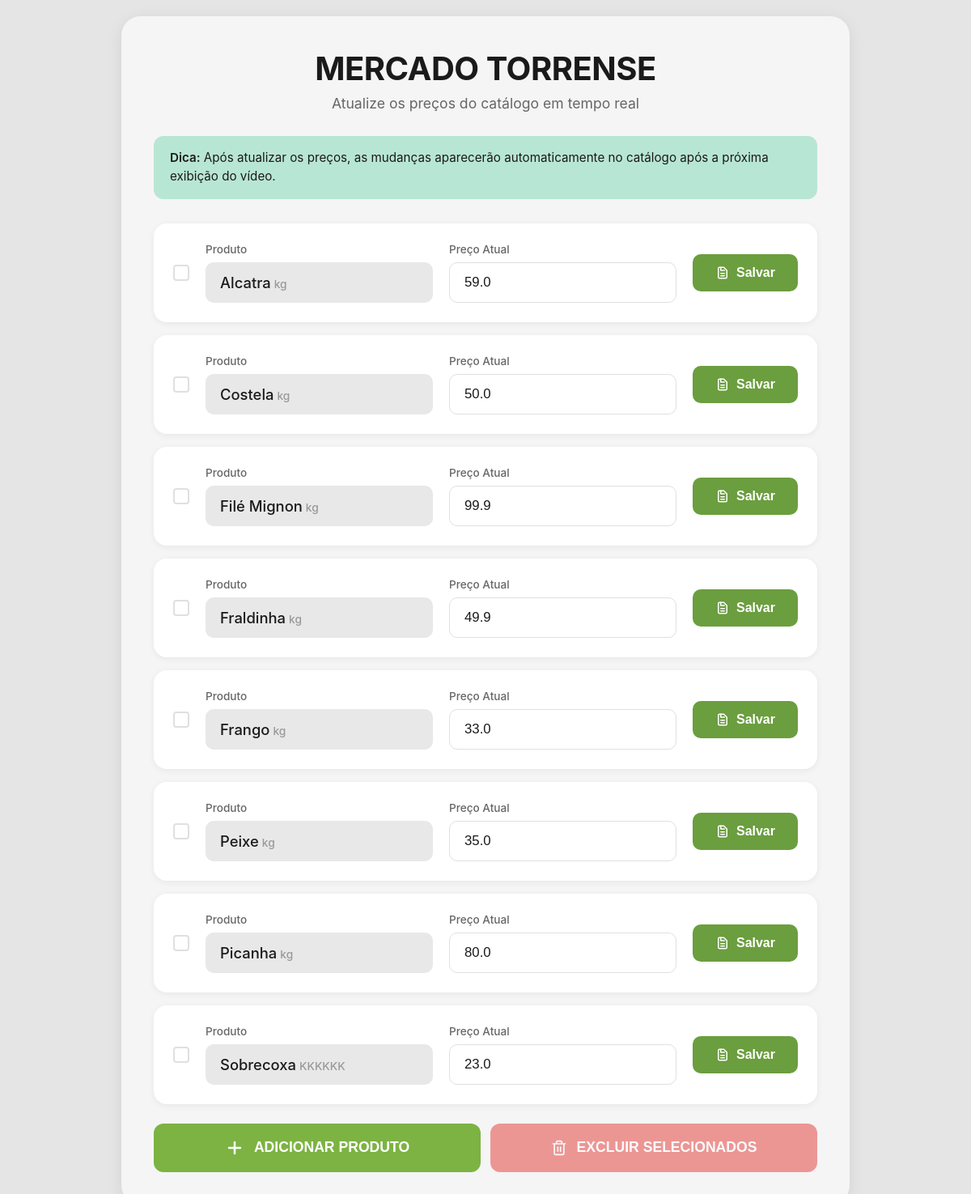
The page /gerenciar on the database as committed earlier.
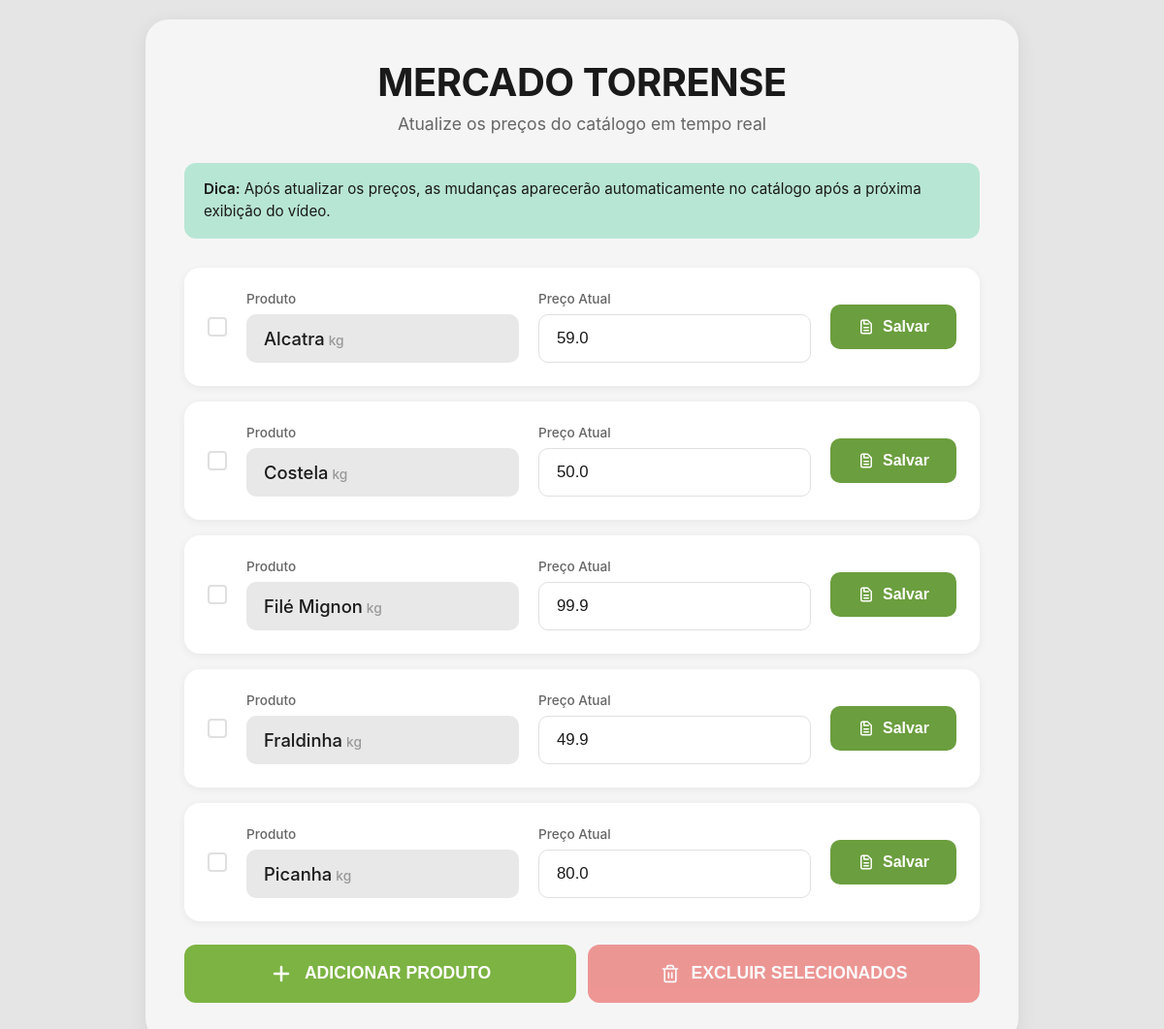
The same page on the database as committed later.
### tables this page shows
CREATE TABLE produtos (
            id INTEGER PRIMARY KEY AUTOINCREMENT,
            nome TEXT NOT NULL,
            preco REAL NOT NULL,
            unidade TEXT NOT NULL
        );

### app.py (the view)
@app.route('/')
@app.route('/gerenciar')
def gerenciar():
    conn = get_db_connection()
    produtos = conn.execute('SELECT * FROM produtos ORDER BY nome').fetchall()
    conn.close()
    return render_template('gerenciar.html', produtos=produtos)

### app.py (called while the page is built)
def get_db_connection():
    conn = sqlite3.connect(DB_NAME)
    conn.row_factory = sqlite3.Row
    return conn

### templates/gerenciar.html (shortened to what this page needs)
<!DOCTYPE html>
<html lang="pt-BR">
<head>
</head>
<body>
    <div class="container">
        <div class="header">
            <h1>MERCADO TORRENSE</h1>
            <p>Atualize os preços do catálogo em tempo real</p>
        </div>
        <div class="info-box">
            <strong>Dica:</strong> Após atualizar os preços, as mudanças aparecerão automaticamente no catálogo após a próxima exibição do vídeo.
        </div>
        <div id="produtosLista">
            {% for produto in produtos %}
            <div class="produto-item">
                <div class="produto-checkbox">
                    <label for="select-{{ produto.id }}" class="checkbox-custom"></label>
                </div>
                <div class="produto-col">
                    <div class="produto-label">Produto</div>
                    <div class="produto-nome-display">
                        {{ produto.nome }}<span class="produto-unidade">{{ produto.unidade }}</span>
                    </div>
                </div>
                <div class="produto-col">
                    <div class="produto-label">Preço Atual</div>
                    <input
                        type="number"
                        id="preco-{{ produto.id }}"
                        step="0.01"
                        min="0"
                        value="{{ produto.preco }}"
                        placeholder="R$ 0,00"
                    >
                </div>
                <button class="btn-salvar" onclick="atualizarPreco({{ produto.id }})">
                    Salvar
                </button>
            </div>
            {% endfor %}
        </div>
        <div class="botoes-container">
            <button class="btn-adicionar" onclick="abrirModal()">
                <svg class="icon-plus" viewBox="0 0 24 24" fill="none" xmlns="http://www.w3.org/2000/svg">
                    <path d="M12 5V19M5 12H19" stroke="currentColor" stroke-width="2.5" stroke-linecap="round" stroke-linejoin="round"/>
                </svg>
                ADICIONAR PRODUTO
            </button>
            <button class="btn-excluir" id="btnExcluir" onclick="abrirModalExclusao()">
                EXCLUIR SELECIONADOS
            </button>
        </div>
    </div>
</body>
</html>

### templates/gerenciar.html (style rules this page uses)
* { margin: 0; padding: 0; box-sizing: border-box; }
body { font-family: -apple-system, BlinkMacSystemFont, 'Segoe UI', Roboto, 'Helvetica Neue', Arial, sans-serif; background: #E5E5E5; min-height: 100vh; padding: 20px; }
.container { max-width: 900px; margin: 0 auto; background: #F5F5F5; border-radius: 24px; padding: 40px; box-shadow: 0 4px 20px rgba(0, 0, 0, 0.08); }
.header { text-align: center; margin-bottom: 30px; }
.header h1 { font-size: 2.5em; font-weight: 700; color: #1A1A1A; margin-bottom: 8px; letter-spacing: -0.5px; }
.header p { font-size: 1.1em; color: #666; font-weight: 400; }
.info-box { background: #B8E6D5; border-radius: 12px; padding: 16px 20px; margin-bottom: 30px; color: #1A1A1A; font-size: 0.95em; line-height: 1.5; }
.info-box strong { font-weight: 600; }
.produto-item { background: white; border-radius: 16px; padding: 24px; margin-bottom: 16px; display: grid; grid-template-columns: auto 1fr 1fr auto; gap: 20px; align-items: center; box-shadow: 0 2px 8px rgba(0, 0, 0, 0.06); }
.produto-col { display: flex; flex-direction: column; }
.produto-label { font-size: 0.85em; color: #666; margin-bottom: 8px; font-weight: 500; }
.produto-nome-display { background: #E8E8E8; border-radius: 10px; padding: 14px 18px; font-size: 1.15em; color: #1A1A1A; font-weight: 500; }
.produto-unidade { font-size: 0.75em; color: #999; margin-left: 4px; }
input[type="number"] { background: white; border: 1.5px solid #E0E0E0; border-radius: 10px; padding: 14px 18px; font-size: 1.05em; color: #1A1A1A; transition: border-color 0.2s; width: 100%; }
.btn-salvar { background: #6B9E3E; color: white; border: none; border-radius: 10px; padding: 14px 28px; font-size: 1em; font-weight: 600; cursor: pointer; transition: all 0.2s; display: flex; align-items: center; gap: 8px; white-space: nowrap; }
.icon-save { width: 18px; height: 18px; }
.btn-adicionar { background: #7CB342; color: white; border: none; border-radius: 12px; padding: 18px 32px; font-size: 1.1em; font-weight: 600; cursor: pointer; transition: all 0.2s; display: flex; align-items: center; justify-content: center; gap: 12px; margin-top: 24px; width: 100%; }
.icon-plus { width: 24px; height: 24px; }
.produto-checkbox { display: flex; align-items: center; justify-content: center; }
.checkbox-custom { width: 20px; height: 20px; border: 2px solid #E0E0E0; border-radius: 4px; cursor: pointer; display: flex; align-items: center; justify-content: center; transition: all 0.2s; background: white; }
.btn-excluir { background: #E53935; color: white; border: none; border-radius: 12px; padding: 18px 32px; font-size: 1.1em; font-weight: 600; cursor: pointer; transition: all 0.2s; display: flex; align-items: center; justify-content: center; gap: 12px; margin-top: 16px; width: 100%; opacity: 0.5; pointer-events: none; }
.icon-trash { width: 20px; height: 20px; }
.botoes-container { display: flex; gap: 12px; margin-top: 24px; }
.botoes-container .btn-adicionar, .botoes-container .btn-excluir { flex: 1; margin-top: 0; }

Rows that differ between the two databases and show on the page:
removed produtos: nome "Frango", unidade "kg", preco "33.0"
removed produtos: nome "Peixe", unidade "kg", preco "35.0"
removed produtos: nome "Sobrecoxa", unidade "KKKKKK", preco "23.0"
